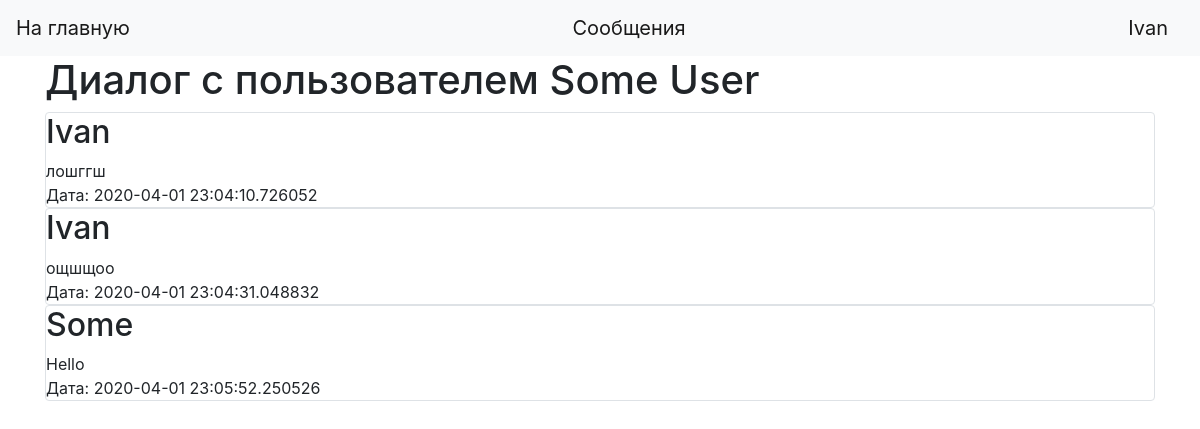
Page /messages/2 (signed in) on the committed database.
### data/users.py (models this page shows, shortened)
class User(SqlAlchemyBase, UserMixin):
    __tablename__ = 'users'
    id = sqlalchemy.Column(sqlalchemy.Integer,
                           primary_key=True, autoincrement=True)
    name = sqlalchemy.Column(sqlalchemy.String, nullable=True)
    surname = sqlalchemy.Column(sqlalchemy.String, nullable=True)
    email = sqlalchemy.Column(sqlalchemy.String,
                              index=True, unique=True, nullable=True)
    hashed_password = sqlalchemy.Column(sqlalchemy.String, nullable=True)
    bday = sqlalchemy.Column(sqlalchemy.Date,
                             nullable=True)
    posts = orm.relation("Posts", back_populates='user')
    messages_from = orm.relation("Messages", back_populates='from_user')
    messages_to = orm.relation("Messages", back_populates='to_user')

### data/messages.py (models this page shows)
class Messages(SqlAlchemyBase):
    __tablename__ = 'messages'
    id = sqlalchemy.Column(sqlalchemy.Integer,
                           primary_key=True, autoincrement=True)
    from_id = sqlalchemy.Column(sqlalchemy.Integer,
                                sqlalchemy.ForeignKey("users.id"))
    to_id = sqlalchemy.Column(sqlalchemy.Integer)
    message = sqlalchemy.Column(sqlalchemy.String, nullable=True)
    created_date = sqlalchemy.Column(sqlalchemy.DateTime,
                                     default=datetime.datetime.now)
    from_user = orm.relation('User')
    to_user = orm.relation('User')

### main.py (the view)
@app.route("/messages/<int:id>")
@login_required
def show_messages(id):
    session = db_session.create_session()
    user = session.query(User).filter((User.id == id)).first()
    messages = session.query(Messages).filter(Messages.from_id.in_([current_user.id, user.id]),
                                              Messages.to_id.in_([current_user.id, user.id])).order_by(Messages.created_date)
    return render_template("messages.html", user=user, messages=messages)

### data/db_session.py (called while the page is built)
def create_session() -> Session:
    global __factory
    return __factory()

### main.py (called while the page is built)
@login_manager.user_loader
def load_user(user_id):
    session = db_session.create_session()
    return session.query(User).get(user_id)

### templates/messages.html
{% extends "base.html" %}
{% block content %}
<h1>Диалог с пользователем {{user.name}} {{user.surname}}</h1>
{% for item in messages %}
<div class="col-md6 border rounded">
    <h2>{{item.from_user.name}}</h2>
    <div>{{ item.message }}</div>
    <div>Дата: {{item.created_date}}</div>
</div>
{% endfor %}
{% endblock %}

### templates/base.html (shortened to what this page needs)
<!doctype html>
<html lang="en">
<head>
    <link rel="stylesheet"
          href="https://stackpath.bootstrapcdn.com/bootstrap/4.4.1/css/bootstrap.min.css"
>
</head>
<body>
<header>
    <nav class="navbar navbar-light bg-light">
        <a class="navbar-brand" href="/">На главную</a>
        {% if current_user.is_authenticated %}
        <a class="navbar-brand" href="/users">Сообщения</a>
        <a class="navbar-brand" href="/logout">{{ current_user.name }}</a>
{% else %}
    <p>
        <a class="btn btn-primary " href="/register">Зарегистрироваться</a>
        <a class="btn btn-success" href="/login">Войти</a>
    </p>
{% endif %}
    </nav>
</header>
<main role="main" class="container">
    {% block content %}{% endblock %}
</main>
</body>
</html>

### rows in the picture
User: name "Ivan"
User: name "Some", surname "User"
Messages: from_user.name "Ivan", message "лошггш", created_date "2020-04-01 23:04:10.726052"
Messages: from_user.name "Ivan", message "ощшщоо", created_date "2020-04-01 23:04:31.048832"
Messages: from_user.name "Some", message "Hello", created_date "2020-04-01 23:05:52.250526"
